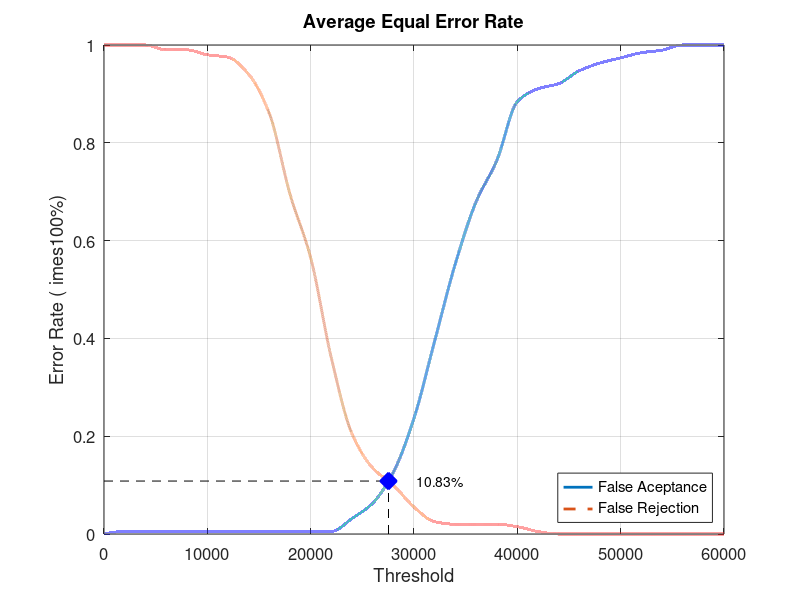
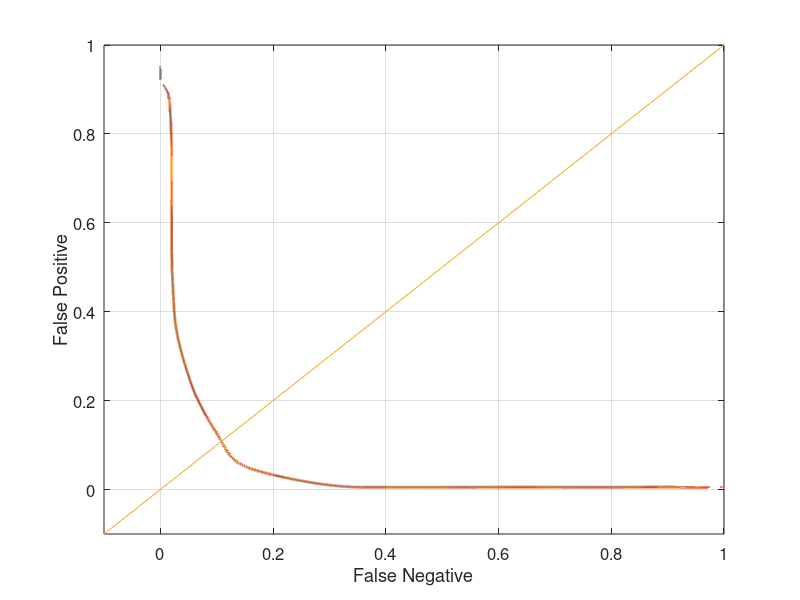

Here is the MATLAB script that generated these plots, in order:
close all;
clear;
clc;
x = 0:2000:60000;
xq = 0:0.5:60000;

y0 = [0 0.00526316 0.00526316 0.00526316 0.00526316 0.00526316 0.00526316 0.00526316 0.00526316 0.00526316 0.00526316 0.00526316 0.0315789 0.0631579 0.126316 0.236842 0.394737 0.552632 0.678947 0.763158 0.884211 0.910526 0.921053 0.947368 0.963158 0.973684 0.984211 0.989474 1 1 1]
yy0 = interp1(x, y0, xq, 'pchip');
y1 = [1 1 1 0.99 0.99 0.98 0.975 0.94 0.86 0.695 0.565 0.36 0.205 0.135 0.1 0.055 0.025 0.02 0.02 0.02 0.015 0.005 0 0 0 0 0 0 0 0 0]
yy1 = interp1(x, y1, xq, 'pchip');

% Calculating EER: 
y2 = abs(y0 - y1);
find(y2 == min(y2))
yy2 = abs(yy0 - yy1);
xEER = find(yy2 == min(yy2));
xEERIndex = xq(xEER) % X-axis EER
yEER = yy0(xEER) % Y-axis EER

main = figure
plot(xq, yy0,'-','LineWidth', 2);	hold on
plot(xq, yy1,'--','LineWidth', 2);	hold on
plot([xEERIndex xEERIndex], [0 yEER], 'k--');	hold on
plot([0 xEERIndex], [yEER yEER], 'k--');	hold on
plot(xEERIndex, yEER, 'bx', 'LineWidth', 10);	hold on
text(xEERIndex + 10 * xEERIndex / 100, yEER, [num2str(round((10000 * yEER)) / 100) '%'])
legend('False Aceptance', 'False Rejection', 'Location', 'SouthEast')
xlabel('Threshold')
ylabel('Error Rate (	imes100%)')
title('Average Equal Error Rate')
set(gca, 'FontSize', 12)
axis([0 60000 0 1])
grid on

print(main, 'Database1_4Main', '-dpng');
FNRxFPR = figure('Color', [1 1 1]);
plot(yy1, yy0, '-', yy1, yy0, 'LineWidth', 2);
hold on
y = -0.1:0.1:1
plot(y, y); 
set(gca, 'FontSize', 12)
xlabel('False Negative')
ylabel('False Positive')
axis([-0.1 1 -0.1 1])
set(gca, 'FontSize', 12)
grid on

print(FNRxFPR, 'Database1_4FNRxFPR','-dpng');
